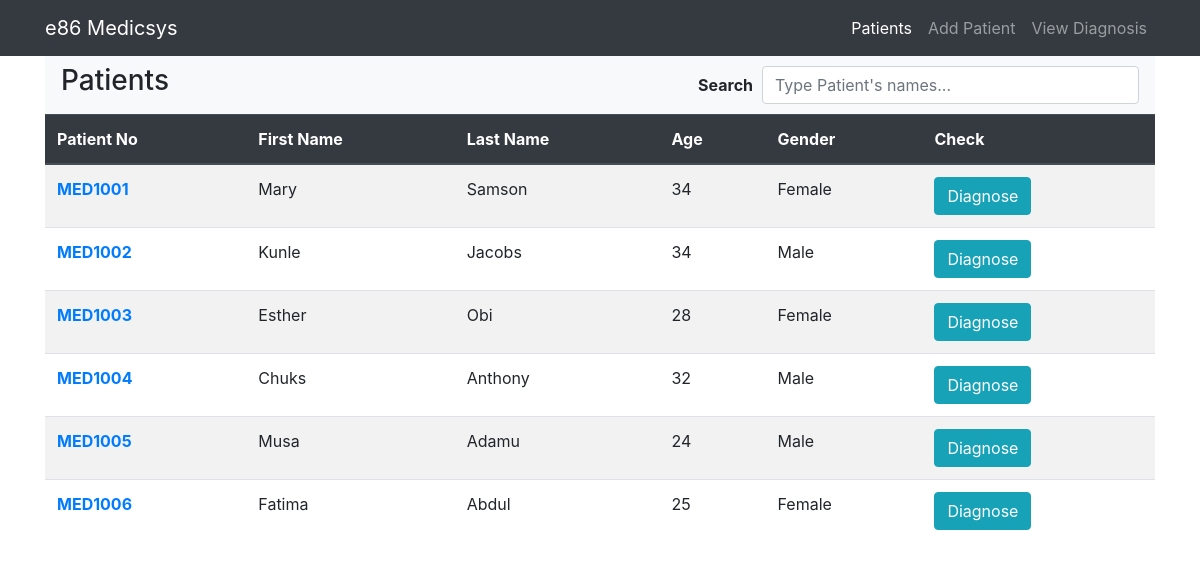
The app's page /medicapp/index.php with its own data.
### tables this page shows
CREATE TABLE IF NOT EXISTS `patients` (
`id` int(11) NOT NULL,
  `patient_no` varchar(11) NOT NULL,
  `first_name` text NOT NULL,
  `last_name` text NOT NULL,
  `age` int(11) NOT NULL,
  `gender` varchar(10) NOT NULL,
  `address` text NOT NULL,
  `phone` varchar(20) NOT NULL,
  `next_of_kin` text NOT NULL,
  `nok_phone` varchar(20) NOT NULL
);

### medicapp/index.php (the view, shortened to what this page needs)
<?php include('process.php'); ?>
<!DOCTYPE html>
<html lang="en">
<head>
   <link rel="stylesheet" href="https://stackpath.bootstrapcdn.com/bootstrap/4.5.2/css/bootstrap.min.css"
>
</head>
<body>
   <nav class="navbar navbar-expand-lg navbar-dark bg-dark">
   <div class="container">
      <a class="navbar-brand " href="index.php">e86 Medicsys</a>
      <div class="collapse navbar-collapse" id="navbarNavDropdown">
         <ul class="navbar-nav ml-auto">
            <li class="nav-item active">
               <a class="nav-link" href="index.php">Patients <span class="sr-only">(current)</span></a>
            </li>
            <li class="nav-item">
               <a class="nav-link" href="add_patients.php">Add Patient</a>
            </li>
            <li class="nav-item">
               <a class="nav-link" href="all_diagnosis.php">View Diagnosis</a>
            </li>
         </ul>
      </div>
      </div>
   </nav>
   <div class="container">
          <nav class="navbar navbar-light bg-light">
            <h3>Patients </h3>
            <form class="form-inline">
            <label for="#seachInput"><strong>Search</strong> </label> &nbsp;&nbsp;
            <input class="form-control" type="text" id="searchInput" onkeyup="searchDiagnosis()" placeholder="Type Patient's names..." size="30">
            </form>
        </nav>
               <table class="table table-striped" id="myTable">
                  <thead class="thead-dark">
                     <tr>
                        <th scope="col">Patient No</th>
                        <th scope="col">First Name</th>
                        <th scope="col">Last Name</th>
                        <th scope="col">Age</th>
                        <th scope="col">Gender</th>
                        <th scope="col">Check</th>
                     </tr>
                  </thead>
                  <tbody>
                  <?php
                     $query = "SELECT * FROM patients";
                     $result = mysqli_query($db_connect, $query);
                  ?>
                  <?php
                     while ($row = mysqli_fetch_array($result)) {
                  ?>
                     <tr>
                        <th scope="row"><a href="patient_detail.php?patient=<?php echo $row['id']; ?>"><?php echo $row['patient_no']; ?></a></th>
                        <td><?php echo $row['first_name']; ?></td>
                        <td><?php echo $row['last_name']; ?></td>
                        <td><?php echo $row['age']; ?></td>
                        <td><?php echo $row['gender']; ?></td>
                        <td> <a href="SampleAvatar/index.php?patient=<?php echo $row['id']; ?>" class="btn btn-info">Diagnose </a> </td>
                     </tr>
                     <?php } ?>
                  </tbody>
               </table>
   </div>
</body>
</html>

### records on screen
patients: patient_no "MED1001", first_name "Mary", last_name "Samson", age "34", gender "Female"
patients: patient_no "MED1002", first_name "Kunle", last_name "Jacobs", age "34", gender "Male"
patients: patient_no "MED1003", first_name "Esther", last_name "Obi", age "28", gender "Female"
patients: patient_no "MED1004", first_name "Chuks", last_name "Anthony", age "32", gender "Male"
patients: patient_no "MED1005", first_name "Musa", last_name "Adamu", age "24", gender "Male"
patients: patient_no "MED1006", first_name "Fatima", last_name "Abdul", age "25", gender "Female"
